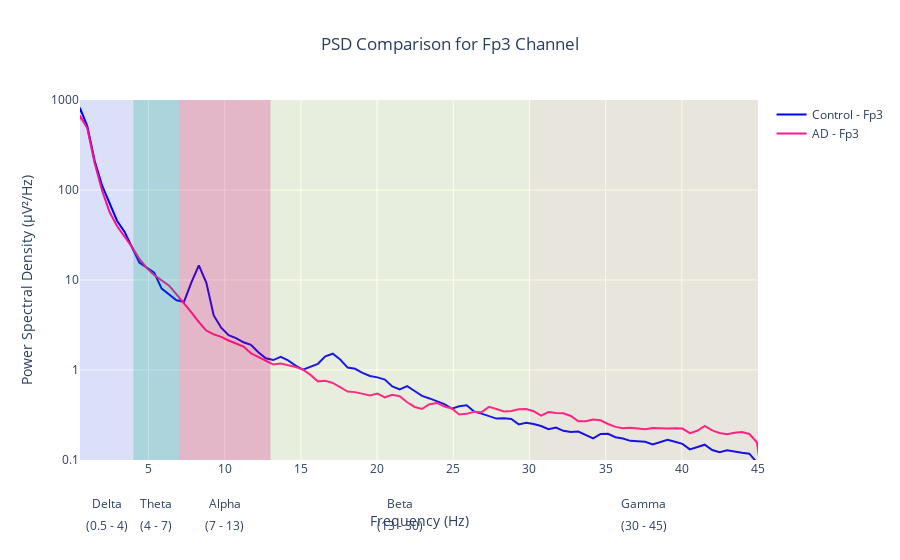

This figure's notebook cell:
### Code cell
fig = go.Figure()
fig.add_trace(go.Scatter(
    x = fp3_control,
    y = fp3_psd_control,
    mode = 'lines',
    name = 'Control - Fp3',
    line = dict(color = "blue", 
                width = 2)
))
fig.add_trace(go.Scatter(
    x = fp3_ad,
    y = fp3_psd_ad,
    mode = 'lines',
    name = 'AD - Fp3',
    line = dict(color = "deeppink", 
                width = 2)
))
fig.update_layout(
    title = dict(text = "PSD Comparison for Fp3 Channel",
                 x = 0.5,
                 xanchor = "center"),
    xaxis = dict(
        title = dict(text = "Frequency (Hz)",
                     standoff = 40),
        range = [0.5, 45]),
    yaxis = dict(
        title = "Power Spectral Density (µV²/Hz)",
        type = "log",
        range = [math.log10(0.1), math.log10(1000)],
        tickmode = 'array',
        tickvals = [0.1, 1, 10, 100, 1000],
        ticktext = ['0.1', '1', '10', '100','1000']),
    shapes = shapes,
    annotations = band_annotations + band_label_annotations,
    margin = dict(b = 100))
fig.show()

### Figure 1 — Plotly figure (JSON) as saved in the notebook; plotly's stock layout.template omitted (floating-point values rounded to 4 significant figures; data arrays with more than 128 entries replaced by an {"elided": "..."} marker saying what was removed)
{"data": [{"line": {"color": "blue", "width": 2}, "mode": "lines", "name": "Control - Fp3", "type": "scatter", "x": {"elided": "513 float values"}, "y": {"elided": "513 float values"}}, {"line": {"color": "deeppink", "width": 2}, "mode": "lines", "name": "AD - Fp3", "type": "scatter", "x": {"elided": "513 float values"}, "y": {"elided": "513 float values"}}], "layout": {"annotations": [{"showarrow": false, "text": "Delta", "x": 2.25, "xanchor": "center", "xref": "x", "y": -0.15, "yref": "paper"}, {"showarrow": false, "text": "Theta", "x": 5.5, "xanchor": "center", "xref": "x", "y": -0.15, "yref": "paper"}, {"showarrow": false, "text": "Alpha", "x": 10, "xanchor": "center", "xref": "x", "y": -0.15, "yref": "paper"}, {"showarrow": false, "text": "Beta", "x": 21.5, "xanchor": "center", "xref": "x", "y": -0.15, "yref": "paper"}, {"showarrow": false, "text": "Gamma", "x": 37.5, "xanchor": "center", "xref": "x", "y": -0.15, "yref": "paper"}, {"showarrow": false, "text": "(0.5 - 4)", "x": 2.25, "xanchor": "center", "xref": "x", "y": -0.21, "yref": "paper"}, {"showarrow": false, "text": "(4 - 7)", "x": 5.5, "xanchor": "center", "xref": "x", "y": -0.21, "yref": "paper"}, {"showarrow": false, "text": "(7 - 13)", "x": 10, "xanchor": "center", "xref": "x", "y": -0.21, "yref": "paper"}, {"showarrow": false, "text": "(13 - 30)", "x": 21.5, "xanchor": "center", "xref": "x", "y": -0.21, "yref": "paper"}, {"showarrow": false, "text": "(30 - 45)", "x": 37.5, "xanchor": "center", "xref": "x", "y": -0.21, "yref": "paper"}], "margin": {"b": 100}, "shapes": [{"fillcolor": "blue", "line": {"width": 0}, "opacity": 0.05, "type": "rect", "x0": 0.5, "x1": 4, "xref": "x", "y0": 0, "y1": 1, "yref": "paper"}, {"fillcolor": "darkcyan", "line": {"width": 0}, "opacity": 0.25, "type": "rect", "x0": 4, "x1": 7, "xref": "x", "y0": 0, "y1": 1, "yref": "paper"}, {"fillcolor": "crimson", "line": {"width": 0}, "opacity": 0.25, "type": "rect", "x0": 7, "x1": 13, "xref": "x", "y0": 0, "y1": 1, "yref": "paper"}, {"fillcolor": "yellow", "line": {"width": 0}, "opacity": 0.1, "type": "rect", "x0": 13, "x1": 30, "xref": "x", "y0": 0, "y1": 1, "yref": "paper"}, {"fillcolor": "orange", "line": {"width": 0}, "opacity": 0.1, "type": "rect", "x0": 30, "x1": 45, "xref": "x", "y0": 0, "y1": 1, "yref": "paper"}], "title": {"text": "PSD Comparison for Fp3 Channel", "x": 0.5, "xanchor": "center"}, "xaxis": {"range": [0.5, 45], "title": {"standoff": 40, "text": "Frequency (Hz)"}}, "yaxis": {"range": [-1, 3], "tickmode": "array", "ticktext": ["0.1", "1", "10", "100", "1000"], "tickvals": [0.1, 1, 10, 100, 1000], "title": {"text": "Power Spectral Density (µV²/Hz)"}, "type": "log"}}}
